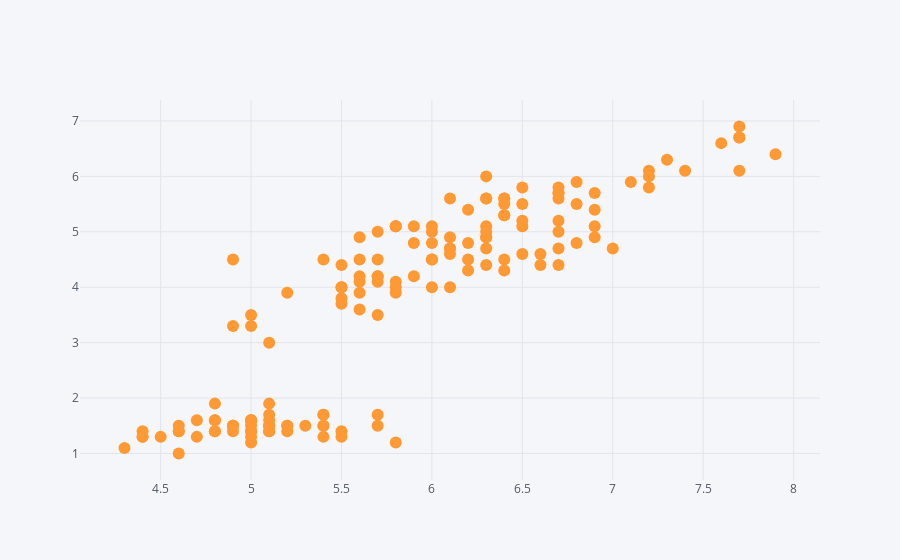

This figure's notebook cell:
### Code cell
df.iplot(x = 'SepalLengthCm' , y = 'PetalLengthCm'  , mode = 'markers' , kind = 'scatter')

### Figure 1 — Plotly figure (JSON) as saved in the notebook; plotly's stock layout.template omitted (floating-point values rounded to 4 significant figures; data arrays with more than 128 entries replaced by an {"elided": "..."} marker saying what was removed)
{"data": [{"line": {"color": "rgba(255, 153, 51, 1.0)", "dash": "solid", "shape": "linear", "width": 1.3}, "marker": {"size": 12, "symbol": "circle"}, "mode": "markers", "name": "PetalLengthCm", "text": "", "type": "scatter", "x": {"elided": "150 float values"}, "y": {"elided": "150 float values"}}], "layout": {"legend": {"bgcolor": "#F5F6F9", "font": {"color": "#4D5663"}}, "paper_bgcolor": "#F5F6F9", "plot_bgcolor": "#F5F6F9", "title": {"font": {"color": "#4D5663"}}, "xaxis": {"gridcolor": "#E1E5ED", "showgrid": true, "tickfont": {"color": "#4D5663"}, "title": {"font": {"color": "#4D5663"}, "text": ""}, "zerolinecolor": "#E1E5ED"}, "yaxis": {"gridcolor": "#E1E5ED", "showgrid": true, "tickfont": {"color": "#4D5663"}, "title": {"font": {"color": "#4D5663"}, "text": ""}, "zerolinecolor": "#E1E5ED"}}}
